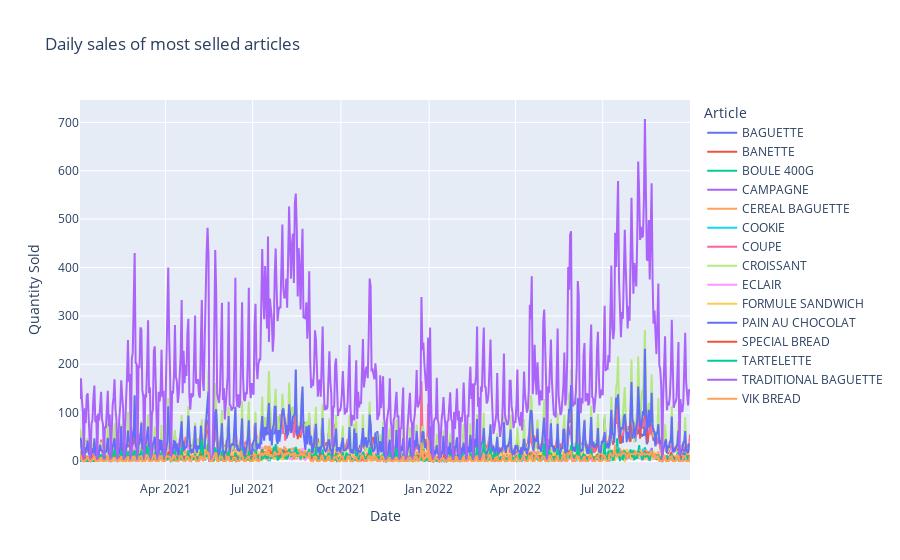

Here is the notebook cell this chart was saved with:
### Markdown cell above
## Daily Sales and Correlation

From the following interactive charts of daily sales and sales correlation, we can deduce the following:

* The products with the highest variation in absolute sales by season are: traditional baguette, croissant, pain au chocolat, coupe, bannete, and baguette.
* The sales quantity of the less sold items is more constant over time.
* There are groups of items that tend to sell well together (Boule 400g-Coupe, Champagne-Coupe, Croissant-Pain au chocolat, Coupe-Vik bread).
* There are groups of items that have a negative sales correlation (if one is purchased, it is quite likely that the other will not be sold). These are the Traditional Baguette paired with: baguette, banette, coupe, cereal baguette, formule sandwich.

The correlations can help us make recommendations to customers who purchase any of the described items.

### Code cell
TotalDailySales = data.groupby(['date', 'article'])['Quantity'].sum().reset_index() 
SalesDatetime = data.groupby(['datetime', 'article'])['Quantity'].sum().reset_index() 
TotalDailySales['date'] = pd.to_datetime(TotalDailySales['date'])

# Filtering to show just the most selled articles
TotalDailySales = TotalDailySales[TotalDailySales['article'].isin(MostSelledProducts)] 
SalesDatetime = SalesDatetime[SalesDatetime['article'].isin(MostSelledProducts)]

TotalDailySales = TotalDailySales.pivot(index='date', columns='article', values='Quantity').fillna(0)
SalesDatetime = SalesDatetime.pivot(index='datetime', columns='article', values='Quantity').fillna(0)

TotalDailySales = TotalDailySales.asfreq('D').fillna(0)

# Show the relation of the sales by article
plt.figure()
sns.heatmap(SalesDatetime.corr())
plt.title('Correlation of sales by most selled article')

# Show the interactive plotly plot of the sales along the SalesDatetime
import plotly.graph_objects as go

fig = go.Figure()
for column in TotalDailySales.columns:
    fig.add_trace(go.Scatter(x=TotalDailySales.index, y=TotalDailySales[column], mode='lines', name=column))

fig.update_layout(
    title='Daily sales of most selled articles',
    xaxis_title='Date',
    yaxis_title='Quantity Sold',
    legend_title='Article'
)

fig.show()

### Figure 1 — Plotly figure (JSON) as saved in the notebook; plotly's stock layout.template omitted (floating-point values rounded to 4 significant figures; data arrays with more than 128 entries replaced by an {"elided": "..."} marker saying what was removed)
{"data": [{"mode": "lines", "name": "BAGUETTE", "type": "scatter", "x": {"elided": "637 str values"}, "y": {"elided": "637 int values"}}, {"mode": "lines", "name": "BANETTE", "type": "scatter", "x": {"elided": "637 str values"}, "y": {"elided": "637 int values"}}, {"mode": "lines", "name": "BOULE 400G", "type": "scatter", "x": {"elided": "637 str values"}, "y": {"elided": "637 int values"}}, {"mode": "lines", "name": "CAMPAGNE", "type": "scatter", "x": {"elided": "637 str values"}, "y": {"elided": "637 int values"}}, {"mode": "lines", "name": "CEREAL BAGUETTE", "type": "scatter", "x": {"elided": "637 str values"}, "y": {"elided": "637 int values"}}, {"mode": "lines", "name": "COOKIE", "type": "scatter", "x": {"elided": "637 str values"}, "y": {"elided": "637 int values"}}, {"mode": "lines", "name": "COUPE", "type": "scatter", "x": {"elided": "637 str values"}, "y": {"elided": "637 int values"}}, {"mode": "lines", "name": "CROISSANT", "type": "scatter", "x": {"elided": "637 str values"}, "y": {"elided": "637 int values"}}, {"mode": "lines", "name": "ECLAIR", "type": "scatter", "x": {"elided": "637 str values"}, "y": {"elided": "637 int values"}}, {"mode": "lines", "name": "FORMULE SANDWICH", "type": "scatter", "x": {"elided": "637 str values"}, "y": {"elided": "637 int values"}}, {"mode": "lines", "name": "PAIN AU CHOCOLAT", "type": "scatter", "x": {"elided": "637 str values"}, "y": {"elided": "637 int values"}}, {"mode": "lines", "name": "SPECIAL BREAD", "type": "scatter", "x": {"elided": "637 str values"}, "y": {"elided": "637 int values"}}, {"mode": "lines", "name": "TARTELETTE", "type": "scatter", "x": {"elided": "637 str values"}, "y": {"elided": "637 int values"}}, {"mode": "lines", "name": "TRADITIONAL BAGUETTE", "type": "scatter", "x": {"elided": "637 str values"}, "y": {"elided": "637 int values"}}, {"mode": "lines", "name": "VIK BREAD", "type": "scatter", "x": {"elided": "637 str values"}, "y": {"elided": "637 int values"}}], "layout": {"legend": {"title": {"text": "Article"}}, "title": {"text": "Daily sales of most selled articles"}, "xaxis": {"title": {"text": "Date"}}, "yaxis": {"title": {"text": "Quantity Sold"}}}}
